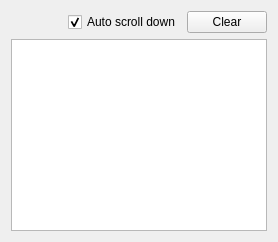
       <widget class="QWidget" name="commFlowTabEvents">
        <attribute name="title">
         <string>Events</string>
        </attribute>
        <layout class="QVBoxLayout" name="verticalLayout_23">
         <item>
          <layout class="QHBoxLayout" name="horizontalLayout_14">
           <item>
            <spacer name="horizontalSpacer_9">
             <property name="orientation">
              <enum>Qt::Horizontal</enum>
             </property>
             <property name="sizeHint" stdset="0">
              <size>
               <width>40</width>
               <height>20</height>
              </size>
             </property>
            </spacer>
           </item>
           <item>
            <widget class="QCheckBox" name="commFlowTabEventsChckScroll">
             <property name="sizePolicy">
              <sizepolicy hsizetype="Maximum" vsizetype="Fixed">
               <horstretch>0</horstretch>
               <verstretch>0</verstretch>
              </sizepolicy>
             </property>
             <property name="text">
              <string>Auto scroll down</string>
             </property>
             <property name="checked">
              <bool>true</bool>
             </property>
            </widget>
           </item>
           <item>
            <widget class="QPushButton" name="commFlowTabEventsBtnClr">
             <property name="sizePolicy">
              <sizepolicy hsizetype="Maximum" vsizetype="Fixed">
               <horstretch>0</horstretch>
               <verstretch>0</verstretch>
              </sizepolicy>
             </property>
             <property name="text">
              <string>Clear</string>
             </property>
            </widget>
           </item>
          </layout>
         </item>
         <item>
          <widget class="QTextBrowser" name="commFlowTabEventsTxtBrow"/>
         </item>
        </layout>
       </widget>
